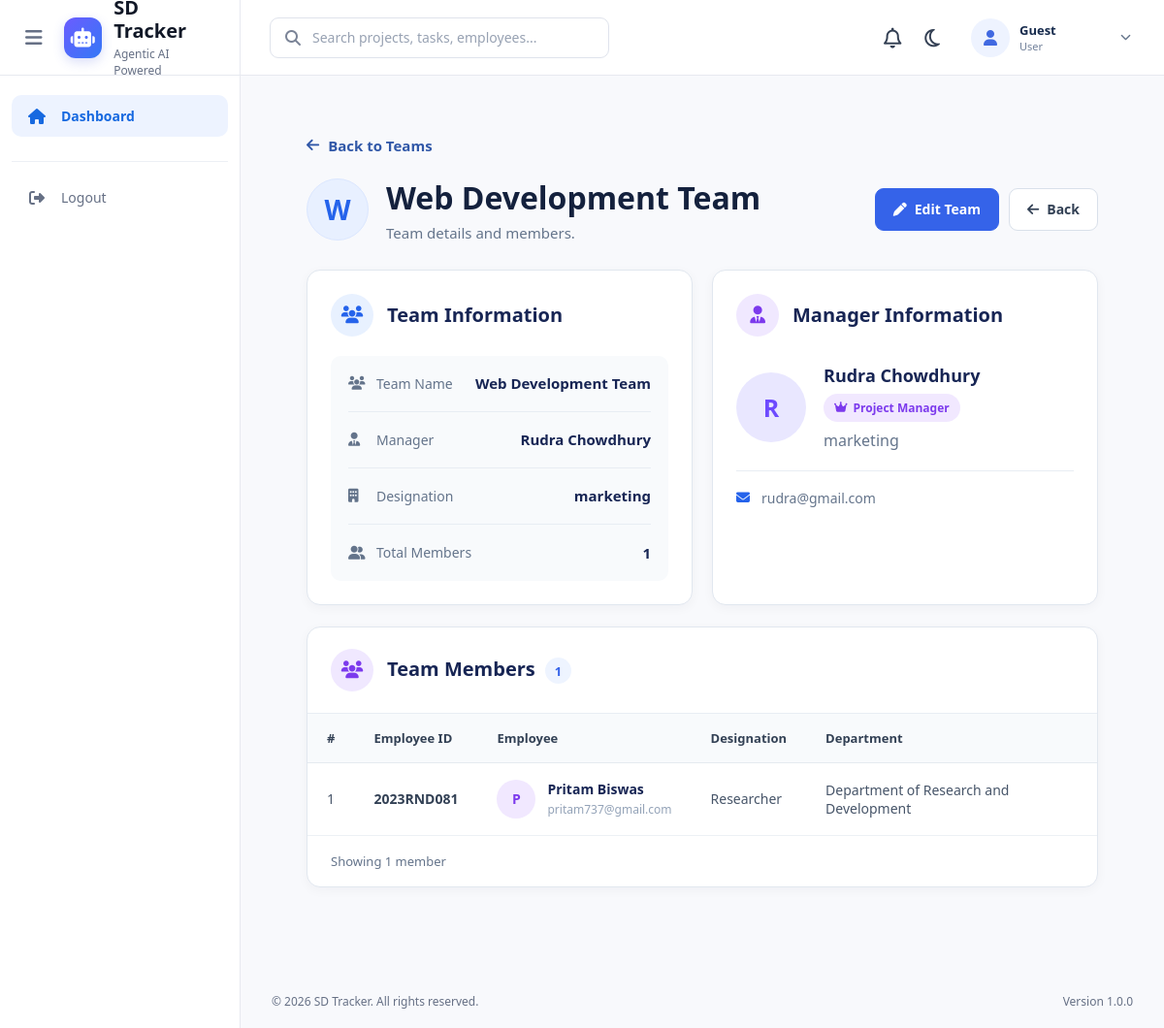
The page /employees/teams/1/ on the database its author committed.
### employees/models.py (models this page shows, shortened)
class Team(models.Model):
    name = models.CharField(
        max_length=100
    )
    manager = models.ForeignKey(
        Employee,
        on_delete=models.SET_NULL,
        null=True,
        blank=True,
        related_name="managed_teams"
    )
    members = models.ManyToManyField(
        Employee,
        related_name="teams",
        blank=True
    )

class Employee(models.Model):
    STATUS_CHOICES = (
        ("active", "Active"),
        ("on_leave", "On Leave"),
        ("inactive", "Inactive"),
    )
    user = models.OneToOneField(
        User,
        on_delete=models.CASCADE,
        related_name="employee"
    )
    employee_id = models.CharField(
        max_length=20,
        unique=True
    )
    designation = models.CharField(
        max_length=100
    )
    department = models.CharField(
        max_length=100
    )
    skills = models.TextField(
        blank=True
    )
    joining_date = models.DateField()
    status = models.CharField(
        max_length=20,
        choices=STATUS_CHOICES,
        default="active"
    )

### employees/views.py (the view)
# urls.py: path("teams/<int:pk>/",views.team_detail,name="team_detail"),
def team_detail(request, pk):
    team = get_object_or_404(
        Team.objects.select_related(
            "manager__user"
        ).prefetch_related(
            "members__user"
        ),
        pk=pk
    )
    return render(
        request,
        "employees/teams/team_detail.html",
        {
            "team": team
        }
    )

### employees/templates/employees/teams/team_detail.html (shortened to what this page needs)
{% extends "base.html" %}
{% load static %}
{% block extra_css %}
<link rel="stylesheet"
      href="{% static 'css/teams/team_detail.css' %}">
{% endblock %}
{% block content %}
<div class="team-detail-page">
    <a href="{% url 'team_list' %}" class="back-link">
        <i class="fa-solid fa-arrow-left"></i>
        Back to Teams
    </a>
    <div class="team-page-header">
        <div class="team-title">
            <div class="team-avatar">
                {{ team.name|slice:":1"|upper }}
            </div>
            <div>
                <h1>{{ team.name }}</h1>
                <p>
                    Team details and members.
                </p>
            </div>
        </div>
        <div class="header-actions">
            <a href="{% url 'team_update' team.pk %}"
               class="btn btn-primary">
                <i class="fa-solid fa-pen"></i>
                Edit Team
            </a>
            <a href="{% url 'team_list' %}"
               class="btn btn-secondary">
                <i class="fa-solid fa-arrow-left"></i>
                Back
            </a>
        </div>
    </div>
    <div class="team-info-grid">
        <div class="detail-card">
            <div class="card-heading">
                <div class="card-icon blue">
                    <i class="fa-solid fa-users"></i>
                </div>
                <h2>Team Information</h2>
            </div>
            <div class="info-list">
                <div class="info-item">
                    <div class="info-label">
                        <i class="fa-solid fa-users"></i>
                        <span>Team Name</span>
                    </div>
                    <strong>
                        {{ team.name }}
                    </strong>
                </div>
                <div class="info-item">
                    <div class="info-label">
                        <i class="fa-solid fa-user-tie"></i>
                        <span>Manager</span>
                    </div>
                    <strong>
                        {% if team.manager %}
                            {{ team.manager.user.get_full_name }}
                        {% else %}
                            Not Assigned
                        {% endif %}
                    </strong>
                </div>
                <div class="info-item">
                    <div class="info-label">
                        <i class="fa-solid fa-building"></i>
                        <span>Designation</span>
                    </div>
                    <strong>
                        {% if team.manager %}
                            {{ team.manager.designation }}
                        {% else %}
                            —
                        {% endif %}
                    </strong>
                </div>
                <div class="info-item">
                    <div class="info-label">
                        <i class="fa-solid fa-user-group"></i>
                        <span>Total Members</span>
                    </div>
                    <strong>
                        {{ team.members.count }}
                    </strong>
                </div>
            </div>
        </div>
        <div class="detail-card manager-card">
            <div class="card-heading">
                <div class="card-icon purple">
                    <i class="fa-solid fa-user-tie"></i>
                </div>
                <h2>Manager Information</h2>
            </div>
            {% if team.manager %}
                <div class="manager-profile">
                    <div class="manager-avatar">
                        {{ team.manager.user.get_full_name|slice:":1"|upper }}
                    </div>
                    <div class="manager-details">
                        <h3>
                            {{ team.manager.user.get_full_name }}
                        </h3>
                        <span class="role-badge">
                            <i class="fa-solid fa-crown"></i>
                            Project Manager
                        </span>
                        <p>
                            {{ team.manager.designation }}
                        </p>
                    </div>
                </div>
                <div class="manager-contact">
                    <div>
                        <i class="fa-solid fa-envelope"></i>
                        <span>
                            {{ team.manager.user.email }}
                        </span>
                    </div>
                </div>
            {% endif %}
        </div>
    </div>
    <div class="detail-card members-card">
        <div class="members-header">
            <div class="card-heading">
                <div class="card-icon purple">
                    <i class="fa-solid fa-users"></i>
                </div>
                <div>
                    <h2>
                        Team Members
                        <span class="member-count">
                            {{ team.members.count }}
                        </span>
                    </h2>
                </div>
            </div>
        </div>
        <div class="table-wrapper">
            <table class="team-members-table">
                <thead>
                    <tr>
                        <th>#</th>
                        <th>Employee ID</th>
                        <th>Employee</th>
                        <th>Designation</th>
                        <th>Department</th>
                    </tr>
                </thead>
                <tbody>
                    {% for employee in team.members.all %}
                    <tr>
                        <td>
                            {{ forloop.counter }}
                        </td>
                        <td>
                            <strong class="employee-id">
                                {{ employee.employee_id }}
                            </strong>
                        </td>
                        <td>
                            <div class="employee-cell">
                                <div class="employee-avatar">
                                    {{ employee.user.get_full_name|slice:":1"|upper }}
                                </div>
                                <div>
                                    <strong>
                                        {{ employee.user.get_full_name }}
                                    </strong>
                                    <small>
                                        {{ employee.user.email }}
                                    </small>
                                </div>
                            </div>
                        </td>
                        <td>
                            {{ employee.designation }}
                        </td>
                        <td>
                            {{ employee.department }}
                        </td>
                    </tr>
                    {% endfor %}
                </tbody>
            </table>
        </div>
        {% if team.members.all %}
        <div class="members-footer">
            <span>
                Showing
                {{ team.members.count }}
                member{{ team.members.count|pluralize }}
            </span>
        </div>
        {% endif %}
    </div>
</div>
{% endblock %}

### static/css/style.css (style rules this page uses)
* { margin: 0; padding: 0; box-sizing: border-box; }
html { scroll-behavior: smooth; }
:root { --bg-main: #f7f8fc; --bg-card: #ffffff; --bg-navbar: #ffffff; --bg-sidebar: #ffffff; --text-main: #172033; --text-heading: #101828; --text-muted: #667085; --border-color: #e7e9f0; --input-bg: #ffffff; --hover-bg: #f4f7fc; }
body { font-family: "Segoe UI", Arial, sans-serif; background: var(--bg-main); color: var(--text-main); min-height: 100vh; }
a { text-decoration: none; color: inherit; }
.btn { border: none; border-radius: 7px; padding: 10px 17px; font-size: 13px; font-weight: 600; display: inline-flex; align-items: center; gap: 7px; }
.btn-primary { background: #2563eb; color: white; }
.btn-secondary { background: white; border: 1px solid #dfe3ec; color: #344054; }

### rows shown on the page
Team: name "W", name "Web Development Team", manager.user.get_full_name "Rudra Chowdhury", manager.designation "marketing", members.count "1", manager.user.get_full_name "R", manager.user.email "rudra@gmail.com"
Employee: employee_id "2023RND081", user.get_full_name "P", user.get_full_name "Pritam Biswas", user.email "pritam737@gmail.com", designation "Researcher", department "Department of Research and Development"
